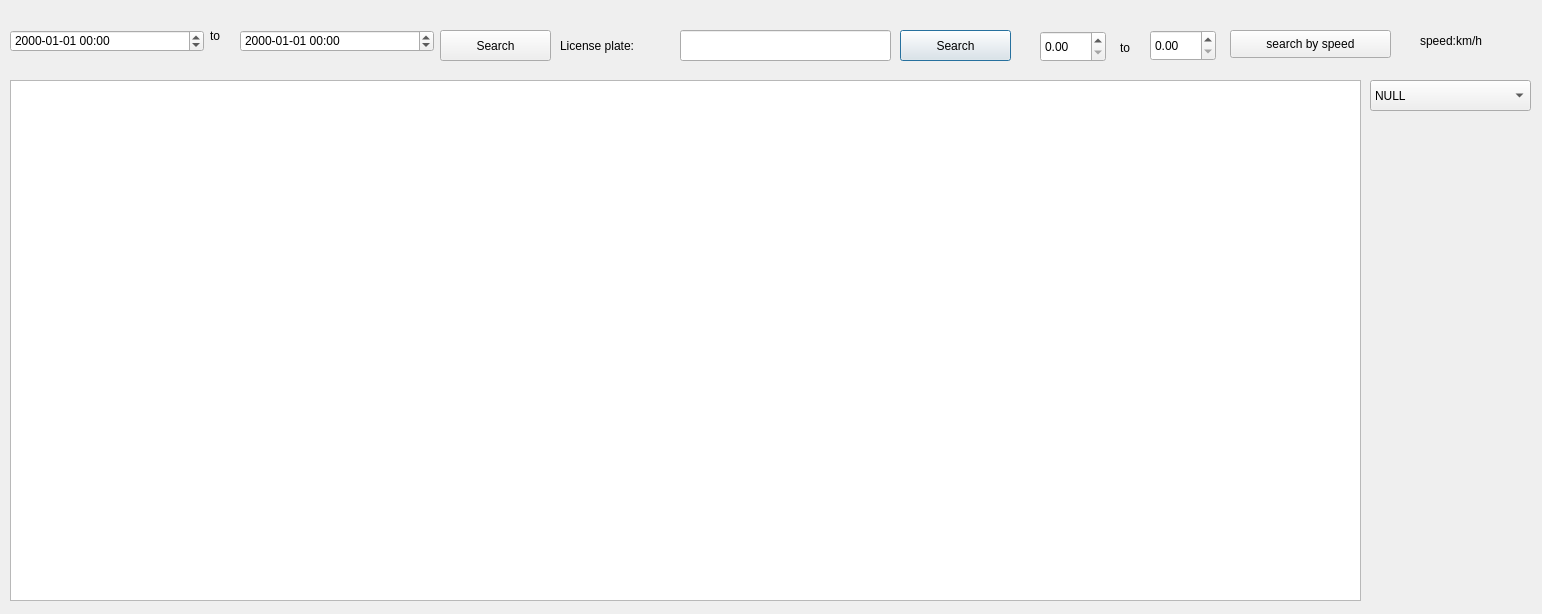
<?xml version="1.0" encoding="UTF-8"?>
<ui version="4.0">
 <class>cardata_searchface</class>
 <widget class="QDialog" name="cardata_searchface">
  <property name="geometry">
   <rect>
    <x>0</x>
    <y>0</y>
    <width>1542</width>
    <height>614</height>
   </rect>
  </property>
  <property name="minimumSize">
   <size>
    <width>1542</width>
    <height>0</height>
   </size>
  </property>
  <property name="windowTitle">
   <string>Dialog</string>
  </property>
  <property name="styleSheet">
   <string notr="true">
font: 11pt &quot;华光行书_CNKI&quot;;</string>
  </property>
  <widget class="QLineEdit" name="lineEdit">
   <property name="geometry">
    <rect>
     <x>680</x>
     <y>30</y>
     <width>211</width>
     <height>31</height>
    </rect>
   </property>
  </widget>
  <widget class="QPushButton" name="pushButton">
   <property name="geometry">
    <rect>
     <x>900</x>
     <y>30</y>
     <width>111</width>
     <height>31</height>
    </rect>
   </property>
   <property name="text">
    <string>Search</string>
   </property>
   <property name="default">
    <bool>false</bool>
   </property>
   <property name="flat">
    <bool>false</bool>
   </property>
  </widget>
  <widget class="QTableView" name="tableView">
   <property name="geometry">
    <rect>
     <x>10</x>
     <y>80</y>
     <width>1351</width>
     <height>521</height>
    </rect>
   </property>
  </widget>
  <widget class="QLabel" name="label">
   <property name="geometry">
    <rect>
     <x>560</x>
     <y>25</y>
     <width>121</width>
     <height>41</height>
    </rect>
   </property>
   <property name="text">
    <string>License plate:</string>
   </property>
  </widget>
  <widget class="QDateTimeEdit" name="dateTimeEdit_t1">
   <property name="geometry">
    <rect>
     <x>10</x>
     <y>30</y>
     <width>194</width>
     <height>22</height>
    </rect>
   </property>
   <property name="displayFormat">
    <string>yyyy-MM-dd HH:mm</string>
   </property>
  </widget>
  <widget class="QDateTimeEdit" name="dateTimeEdit_t2">
   <property name="geometry">
    <rect>
     <x>240</x>
     <y>30</y>
     <width>194</width>
     <height>22</height>
    </rect>
   </property>
   <property name="displayFormat">
    <string>yyyy-MM-dd HH:mm</string>
   </property>
  </widget>
  <widget class="QLabel" name="label_2">
   <property name="geometry">
    <rect>
     <x>210</x>
     <y>20</y>
     <width>21</width>
     <height>31</height>
    </rect>
   </property>
   <property name="text">
    <string>to</string>
   </property>
  </widget>
  <widget class="QPushButton" name="pushButton_2">
   <property name="geometry">
    <rect>
     <x>440</x>
     <y>30</y>
     <width>111</width>
     <height>31</height>
    </rect>
   </property>
   <property name="text">
    <string>Search</string>
   </property>
  </widget>
  <widget class="QDoubleSpinBox" name="doubleSpinBox">
   <property name="geometry">
    <rect>
     <x>1040</x>
     <y>31</y>
     <width>66</width>
     <height>31</height>
    </rect>
   </property>
  </widget>
  <widget class="QDoubleSpinBox" name="doubleSpinBox_2">
   <property name="geometry">
    <rect>
     <x>1150</x>
     <y>30</y>
     <width>66</width>
     <height>31</height>
    </rect>
   </property>
  </widget>
  <widget class="QLabel" name="label_3">
   <property name="geometry">
    <rect>
     <x>1120</x>
     <y>40</y>
     <width>21</width>
     <height>16</height>
    </rect>
   </property>
   <property name="text">
    <string>to</string>
   </property>
  </widget>
  <widget class="QPushButton" name="pushButton_3">
   <property name="geometry">
    <rect>
     <x>1230</x>
     <y>30</y>
     <width>161</width>
     <height>28</height>
    </rect>
   </property>
   <property name="text">
    <string>search by speed</string>
   </property>
  </widget>
  <widget class="QComboBox" name="comboBox">
   <property name="geometry">
    <rect>
     <x>1370</x>
     <y>80</y>
     <width>161</width>
     <height>31</height>
    </rect>
   </property>
   <item>
    <property name="text">
     <string>NULL</string>
    </property>
   </item>
   <item>
    <property name="text">
     <string>ascending order</string>
    </property>
   </item>
   <item>
    <property name="text">
     <string>descending order</string>
    </property>
   </item>
  </widget>
  <widget class="QLabel" name="label_4">
   <property name="geometry">
    <rect>
     <x>1420</x>
     <y>30</y>
     <width>111</width>
     <height>21</height>
    </rect>
   </property>
   <property name="text">
    <string>speed:km/h</string>
   </property>
  </widget>
 </widget>
 <resources/>
 <connections/>
</ui>
